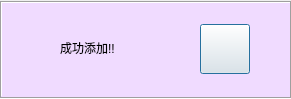
<?xml version="1.0" encoding="UTF-8"?>
<ui version="4.0">
 <class>AddSuccess</class>
 <widget class="QDialog" name="AddSuccess">
  <property name="geometry">
   <rect>
    <x>0</x>
    <y>0</y>
    <width>291</width>
    <height>99</height>
   </rect>
  </property>
  <property name="focusPolicy">
   <enum>Qt::StrongFocus</enum>
  </property>
  <property name="windowTitle">
   <string>Dialog</string>
  </property>
  <property name="styleSheet">
   <string notr="true"/>
  </property>
  <widget class="QLabel" name="label">
   <property name="geometry">
    <rect>
     <x>60</x>
     <y>38</y>
     <width>201</width>
     <height>20</height>
    </rect>
   </property>
   <property name="styleSheet">
    <string notr="true">font: 14pt &quot;SetoFont&quot;;</string>
   </property>
   <property name="text">
    <string>成功添加!!</string>
   </property>
  </widget>
  <widget class="QPushButton" name="pushButton">
   <property name="geometry">
    <rect>
     <x>200</x>
     <y>24</y>
     <width>50</width>
     <height>50</height>
    </rect>
   </property>
   <property name="text">
    <string/>
   </property>
   <property name="icon">
    <iconset resource="_src.qrc">
     <normaloff>:/new/prefix1/gp_source/check.png</normaloff>:/new/prefix1/gp_source/check.png</iconset>
   </property>
   <property name="iconSize">
    <size>
     <width>40</width>
     <height>40</height>
    </size>
   </property>
   <property name="shortcut">
    <string>Return</string>
   </property>
  </widget>
  <widget class="QLabel" name="label_2">
   <property name="geometry">
    <rect>
     <x>-4</x>
     <y>1</y>
     <width>301</width>
     <height>121</height>
    </rect>
   </property>
   <property name="styleSheet">
    <string notr="true">background-color: rgb(240, 219, 255);</string>
   </property>
   <property name="text">
    <string/>
   </property>
   <property name="alignment">
    <set>Qt::AlignCenter</set>
   </property>
  </widget>
  <widget class="Line" name="line">
   <property name="geometry">
    <rect>
     <x>0</x>
     <y>88</y>
     <width>301</width>
     <height>20</height>
    </rect>
   </property>
   <property name="orientation">
    <enum>Qt::Horizontal</enum>
   </property>
  </widget>
  <widget class="Line" name="line_2">
   <property name="geometry">
    <rect>
     <x>0</x>
     <y>-8</y>
     <width>301</width>
     <height>20</height>
    </rect>
   </property>
   <property name="orientation">
    <enum>Qt::Horizontal</enum>
   </property>
  </widget>
  <widget class="Line" name="line_3">
   <property name="geometry">
    <rect>
     <x>-9</x>
     <y>1</y>
     <width>20</width>
     <height>96</height>
    </rect>
   </property>
   <property name="orientation">
    <enum>Qt::Vertical</enum>
   </property>
  </widget>
  <widget class="Line" name="line_4">
   <property name="geometry">
    <rect>
     <x>281</x>
     <y>1</y>
     <width>20</width>
     <height>96</height>
    </rect>
   </property>
   <property name="orientation">
    <enum>Qt::Vertical</enum>
   </property>
  </widget>
  <zorder>label_2</zorder>
  <zorder>label</zorder>
  <zorder>pushButton</zorder>
  <zorder>line</zorder>
  <zorder>line_2</zorder>
  <zorder>line_3</zorder>
  <zorder>line_4</zorder>
 </widget>
 <resources>
  <include location="_src.qrc"/>
 </resources>
 <connections/>
</ui>
